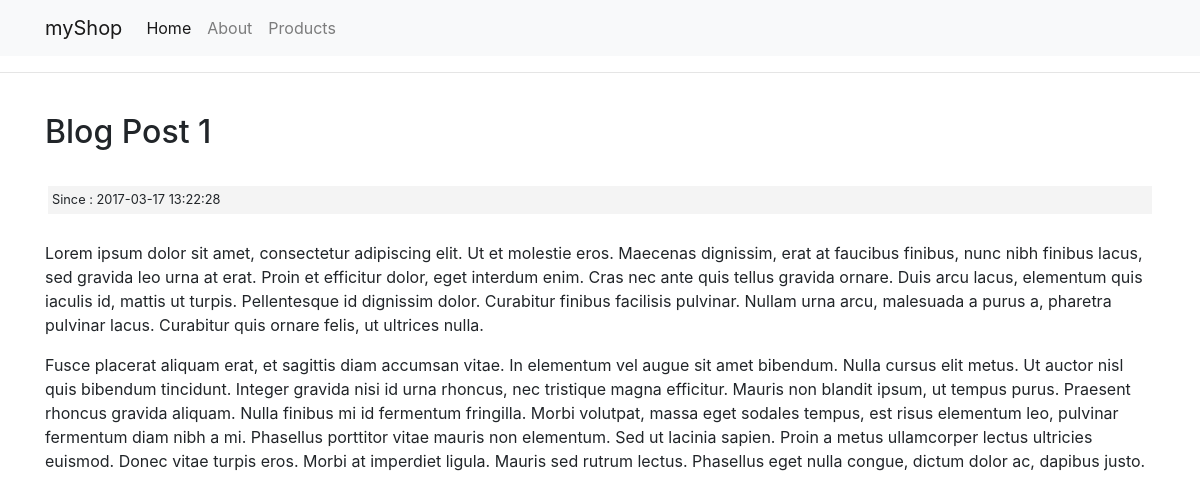
Page /posts/Blog-Post-1 on the committed database.
### tables this page shows
CREATE TABLE `posts` (
  `id` int(11) NOT NULL,
  `category_id` int(11) NOT NULL,
  `user_id` int(11) NOT NULL,
  `title` varchar(255) NOT NULL,
  `slug` varchar(255) NOT NULL,
  `body` text NOT NULL,
  `post_image` varchar(255) NOT NULL,
  `created_at` timestamp NOT NULL DEFAULT current_timestamp()
);

### application/controllers/Posts.php (called while the page is built, shortened)
<?php
class Posts extends CI_Controller {
    public function view ($slug = NULL){
        $data['post'] = $this->post_model->get_posts($slug);
        $data['title'] =  $data['post']['title'];
        $this->load->view('templetes/header');
        $this->load->view('posts/view', $data);
        $this->load->view('templetes/footer');
    }
}

### index.php (called while the page is built, shortened)
<?php
require_once BASEPATH.'core/CodeIgniter.php';

### application/models/Post_model.php (called while the page is built, shortened)
<?php
class Post_model extends CI_Model {
    public function get_posts($slug = False){
        $query = $this->db->get_where('posts' , array('slug' => $slug));
        return $query->row_array();
    }
}

### application/views/posts/view.php (the view)
<h2> <?php echo $title ;?> </h2>
<br>
<small class="post-date"> Since : <?php echo $post['created_at'] ?> </small>
<br>
<div class="post-body">
    <?php echo $post['body'] ;?>
</div>

### assets/css/style.css (style rules this page uses)
.post-date { background: #f4f4f4 ; padding: 4px ; margin: 3px ; display: block ; }

### rows in the picture
posts: created_at "2017-03-17 13:22:28", body "Lorem ipsum dolor sit amet, consectetur adipiscing elit. Ut et molestie eros. Maecenas dignissim, erat at faucibus finibus, nunc nibh finibus lacus, sed gravida leo urna at erat. Proin et efficitur dolor, eget interdum enim. Cras nec ante quis tellus gravida ornare. Duis arcu lacus, elementum quis iaculis id, mattis ut turpis. Pellentesque id dignissim dolor. Curabitur finibus facilisis pulvinar. Nullam urna arcu, malesuada a purus a, pharetra pulvinar lacus. Curabitur quis ornare felis, ut ultrices nulla. Fusce placerat aliquam erat, et sagittis diam accumsan vitae. In elementum vel augue sit amet bibendum. Nulla cursus elit metus. Ut auctor nisl quis bibendum tincidunt. Integer gravida…"

### other values in the picture
$title "Blog Post 1"
